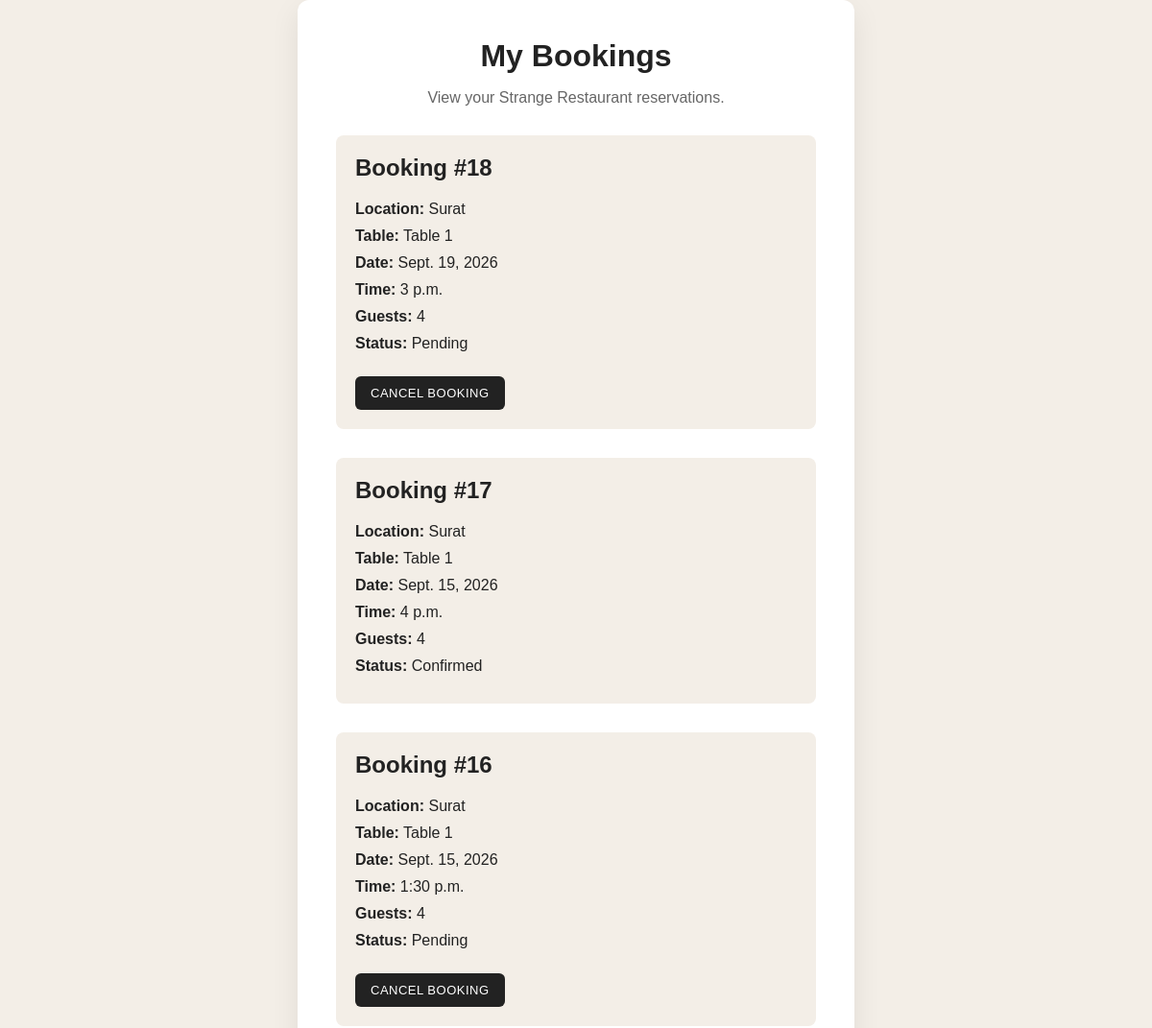
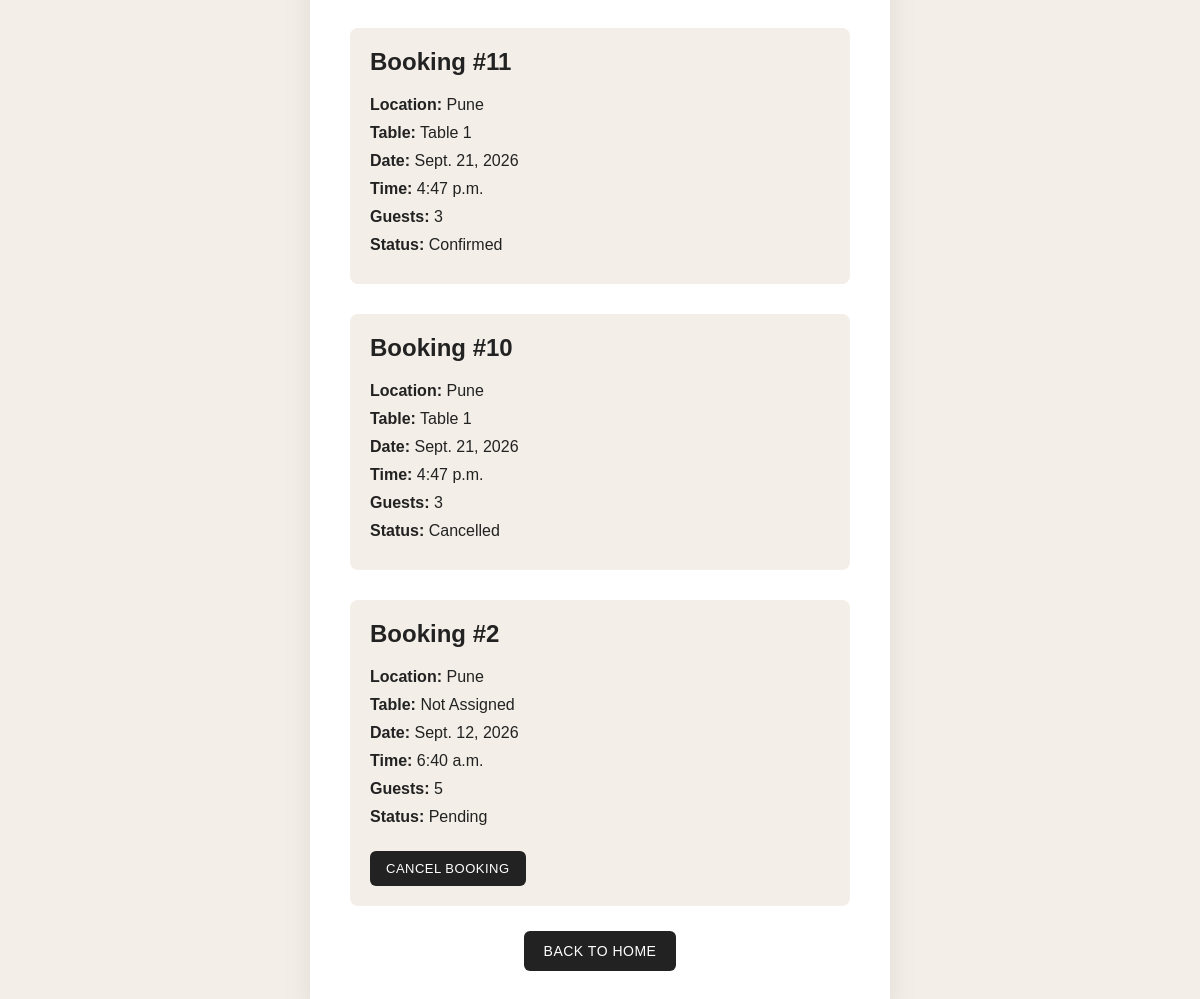
The page /booking/my-bookings/ (signed in) on the database its author committed (2 pictures, top to bottom).
### booking/models.py (models this page shows, shortened)
class Booking(models.Model):
    user = models.ForeignKey(
        User,
        on_delete=models.CASCADE
    )
    location = models.CharField(max_length=100)
    table = models.ForeignKey(
        Table,
        on_delete=models.SET_NULL,
        null=True,
        blank=True
    )
    date = models.DateField()
    time = models.TimeField()
    guests = models.IntegerField()
    status = models.CharField(
        max_length=20,
        choices=[
            ('Pending', 'Pending'),
            ('Confirmed', 'Confirmed'),
            ('Cancelled', 'Cancelled'),
        ],
        default='Pending'
    )
    created_at = models.DateTimeField(
        auto_now_add=True
    )

class Table(models.Model):
    location = models.CharField(max_length=100)
    table_number = models.IntegerField()
    capacity = models.IntegerField()
    is_available = models.BooleanField(default=True)

### booking/views.py (the view)
# urls.py: path('my-bookings/', my_bookings, name='my_bookings'),
@login_required
def my_bookings(request):
    bookings = Booking.objects.filter(
        user=request.user
    ).order_by(
        '-created_at'
    )
    return render(
        request,
        'booking/my_bookings.html',
        {
            'bookings': bookings
        }
    )

### booking/templates/booking/my_bookings.html (shortened to what this page needs)
{% load static %}
<!DOCTYPE html>
<html lang="en">
<head>
    <link rel="stylesheet"
          href="{% static 'booking/css/style.css' %}">
</head>
<body>
    <div class="booking-container">
        <h1>
            My Bookings
        </h1>
        <p class="booking-subtitle">
            View your Strange Restaurant reservations.
        </p>
        {% if bookings %}
            {% for booking in bookings %}
                <div class="booking-confirmation">
                    <h2>
                        Booking #{{ booking.id }}
                    </h2>
                    <p>
                        <strong>Location:</strong>
                        {{ booking.location|title }}
                    </p>
                    <p>
                        <strong>Table:</strong>
                        {% if booking.table %}
                            Table {{ booking.table.table_number }}
                        {% else %}
                            Not Assigned
                        {% endif %}
                    </p>
                    <p>
                        <strong>Date:</strong>
                        {{ booking.date }}
                    </p>
                    <p>
                        <strong>Time:</strong>
                        {{ booking.time }}
                    </p>
                    <p>
                        <strong>Guests:</strong>
                        {{ booking.guests }}
                    </p>
                    <p>
                        <strong>Status:</strong>
                        {{ booking.status }}
                    </p>
                    {% if booking.status == 'Pending' %}
                        <a href="{% url 'cancel_booking' booking.id %}"
                           style="
                               display: inline-block;
                               margin-top: 15px;
                               padding: 10px 16px;
                               background: #222;
                               color: white;
                               text-decoration: none;
                               border-radius: 6px;
                               font-size: 13px;
                               letter-spacing: 0.5px;
                           ">
                            CANCEL BOOKING
                        </a>
                    {% endif %}
                </div>
            {% endfor %}
        {% endif %}
        <div style="
            margin-top: 25px;
            text-align: center;
        ">
            <a href="{% url 'home' %}"
               style="
                   display: inline-block;
                   padding: 12px 20px;
                   background: #222;
                   color: white;
                   text-decoration: none;
                   border-radius: 6px;
                   font-size: 14px;
                   letter-spacing: 0.5px;
               ">
                BACK TO HOME
            </a>
        </div>
    </div>
</body>
</html>

### booking/static/booking/css/style.css (style rules this page uses)
body { margin: 0; min-height: 100vh; display: flex; justify-content: center; align-items: center; background: #f3eee7; font-family: Arial, sans-serif; color: #222; }
.booking-container { width: 100%; max-width: 500px; background: white; padding: 40px; border-radius: 12px; box-shadow: 0 10px 30px rgba(0, 0, 0, 0.08); }
.booking-container h1 { margin-top: 0; margin-bottom: 10px; text-align: center; }
.booking-subtitle { text-align: center; color: #666; margin-bottom: 30px; }
.booking-confirmation { margin-top: 30px; padding: 20px; background: #f3eee7; border-radius: 8px; }
.booking-confirmation h2 { margin-top: 0; margin-bottom: 20px; }
.booking-confirmation p { margin: 10px 0; }

### rows shown on the page
Booking: id "18", location "Surat", table.table_number "1", date "Sept. 19, 2026", time "3 p.m.", guests "4", status "Pending", shows "CANCEL BOOKING"
Booking: id "17", location "Surat", table.table_number "1", date "Sept. 15, 2026", time "4 p.m.", guests "4", status "Confirmed"
Booking: id "16", location "Surat", table.table_number "1", date "Sept. 15, 2026", time "1:30 p.m.", guests "4", status "Pending", shows "CANCEL BOOKING"
Booking: id "11", location "Pune", table.table_number "1", date "Sept. 21, 2026", time "4:47 p.m.", guests "3", status "Confirmed"
Booking: id "10", location "Pune", table.table_number "1", date "Sept. 21, 2026", time "4:47 p.m.", guests "3", status "Cancelled"
Booking: id "2", location "Pune", shows "Not Assigned", date "Sept. 12, 2026", time "6:40 a.m.", guests "5", status "Pending", shows "CANCEL BOOKING"
